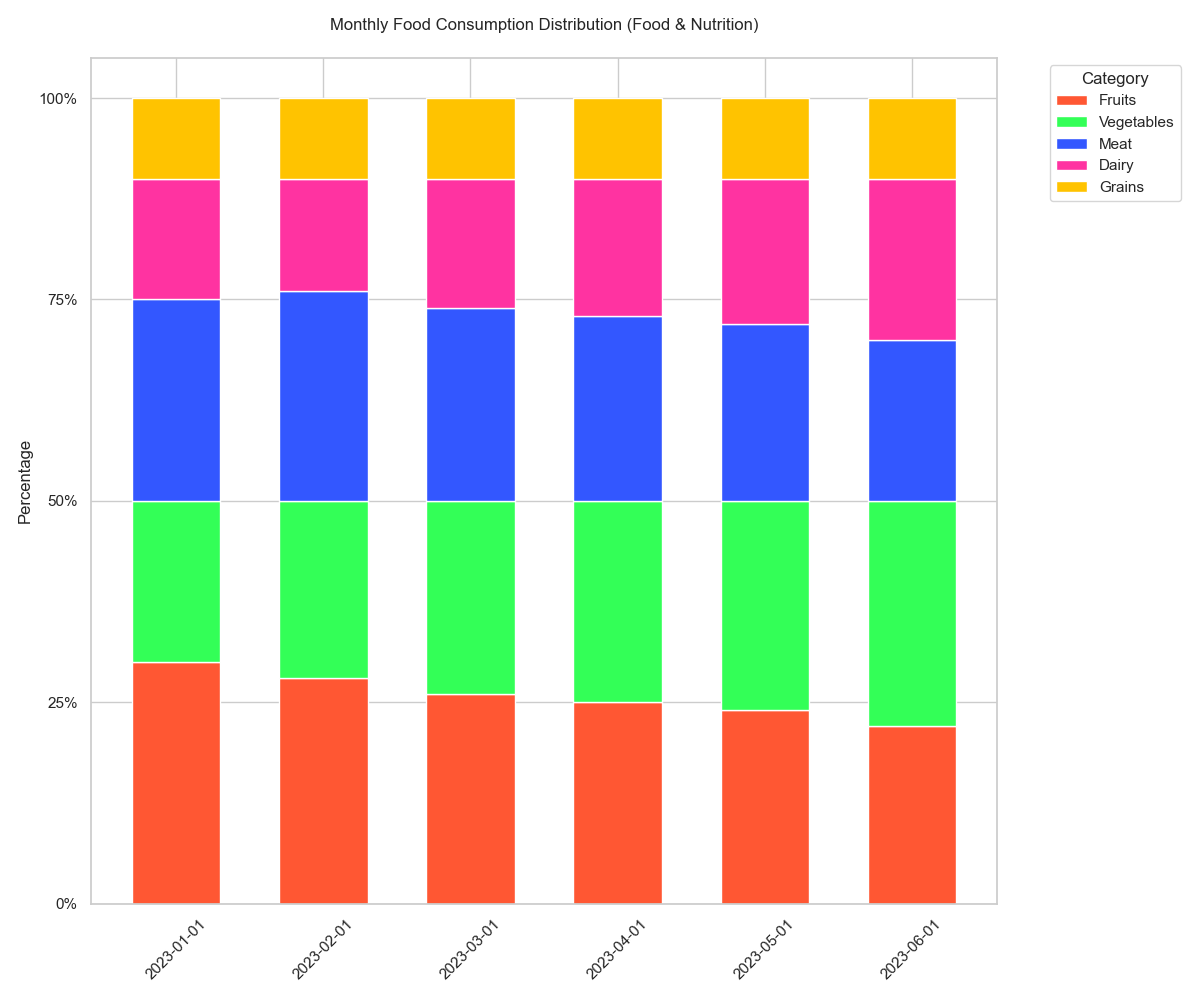

Recreate this plot in Python.

import matplotlib.pyplot as plt
import pandas as pd
import seaborn as sns
from datetime import datetime

data = [
    {'Date': '2023-01-01', 'Fruits': '30%', 'Vegetables': '20%', 'Meat': '25%', 'Dairy': '15%', 'Grains': '10%'},
    {'Date': '2023-02-01', 'Fruits': '28%', 'Vegetables': '22%', 'Meat': '26%', 'Dairy': '14%', 'Grains': '10%'},
    {'Date': '2023-03-01', 'Fruits': '26%', 'Vegetables': '24%', 'Meat': '24%', 'Dairy': '16%', 'Grains': '10%'},
    {'Date': '2023-04-01', 'Fruits': '25%', 'Vegetables': '25%', 'Meat': '23%', 'Dairy': '17%', 'Grains': '10%'},
    {'Date': '2023-05-01', 'Fruits': '24%', 'Vegetables': '26%', 'Meat': '22%', 'Dairy': '18%', 'Grains': '10%'},
    {'Date': '2023-06-01', 'Fruits': '22%', 'Vegetables': '28%', 'Meat': '20%', 'Dairy': '20%', 'Grains': '10%'}
]

df = pd.DataFrame(data)

for col in df.columns:
    if col != 'Date':
        df[col] = df[col].str.rstrip('%').astype('float') / 100

df_long = df.melt(id_vars='Date', var_name='Category', value_name='Percentage')

df_long['Date'] = pd.to_datetime(df_long['Date'])
df_long.sort_values(by='Date', inplace=True)

categories = df.columns[1:]
colors = ['#FF5733', '#33FF57', '#3357FF', '#FF33A1', '#FFC300']

left = len(df_long['Date'].unique()) * [0]

fig, ax = plt.subplots(figsize=(12, 10))

for ix, category in enumerate(categories):
    category_data = df_long[df_long['Category'] == category]
    plt.bar(
        category_data['Date'].dt.strftime('%Y-%m-%d'),
        category_data['Percentage'],
        width=0.6,
        bottom=left,
        color=colors[ix],
        edgecolor="white",
        label=category
    )
    left = left + category_data['Percentage'].values

plt.xticks(rotation=45)
plt.yticks(ticks=[0, 0.25, 0.5, 0.75, 1], labels=['0%', '25%', '50%', '75%', '100%'])
plt.ylabel('Percentage')
plt.title('Monthly Food Consumption Distribution (Food & Nutrition)', pad=20)
plt.legend(title='Category', bbox_to_anchor=(1.05, 1), loc='upper left')

plt.tight_layout()

plt.show()
